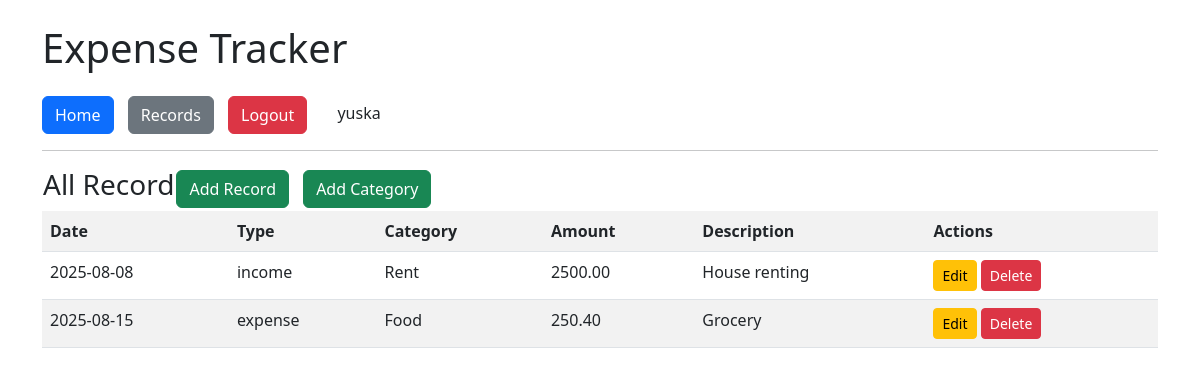
The page /records/ (signed in) on the database its author committed.
### models/models.py (models this page shows)
class User(db.Model, UserMixin):
    id = db.Column(db.Integer, primary_key=True)
    username = db.Column(db.String(50), unique=True, nullable=False)
    password = db.Column(db.String(200), nullable=False)
    records = db.relationship("Record", backref="user", lazy=True)
    categories = db.relationship("Category", backref="user", lazy=True)

class Record(db.Model):
    id = db.Column(db.Integer, primary_key=True)
    date = db.Column(db.String(20), nullable=False)
    type = db.Column(db.String(10), nullable=False)
    category = db.Column(db.String(50), nullable=False)
    amount = db.Column(db.Float, nullable=False)
    description = db.Column(db.String(200))
    user_id = db.Column(db.Integer, db.ForeignKey("user.id"), nullable=False)

### routes/records.py (the view)
@records_bp.route("/")
@login_required
def list_records():
    records = Record.query.filter_by(user_id=current_user.id).all()
    return render_template("records.html", records=records)

### app.py (called while the page is built)
def create_app():
    app = Flask(__name__)
    app.config.from_object(Config)
    db.init_app(app)
    from routes.auth import auth_bp
    from routes.home import home_bp
    from routes.records import records_bp
    from routes.categories import categories_bp
    app.register_blueprint(auth_bp)
    app.register_blueprint(home_bp)
    app.register_blueprint(records_bp)
    app.register_blueprint(categories_bp)
    login_manager = LoginManager()
    login_manager.init_app(app)
    login_manager.login_view = "auth.login"
    @login_manager.user_loader
    def load_user(user_id):
        return User.query.get(int(user_id))
    return app

### templates/records.html
{% extends "base.html" %}
{% block content %}
<table>
	<tr>
		<th>
			<h3>All Record</h3>
		</th>
		<th>
			<nav>
				<a href="{{ url_for('records.add_record') }}" class="btn btn-success">Add Record</a>
				<a href="{{ url_for('categories.add_category') }}" class="btn btn-success">Add Category</a>
			</nav>
		</th>
	</tr>
</table>
<table class="table table-striped">
	<tr>
		<th>Date</th><th>Type</th><th>Category</th><th>Amount</th><th>Description</th><th>Actions</th>
  	</tr>
	{% for r in records %}
	<tr>
		<td>{{ r.date }}</td>
		<td>{{ r.type }}</td>
		<td>{{ r.category }}</td>
		<td>{{ "%.2f"|format(r.amount) }}</td>
		<td>{{ r.description }}</td>
		<td>
			<a href="{{ url_for('records.edit_record', id=r.id) }}" class="btn btn-warning btn-sm">Edit</a>
			<a href="{{ url_for('records.delete_record', id=r.id) }}" class="btn btn-danger btn-sm">Delete</a>
	    </td>
	</tr>
	{% endfor %}
</table>
{% endblock %}

### templates/base.html (shortened to what this page needs)
<!DOCTYPE html>
<html>
<head>
	<link rel="stylesheet" href="{{ url_for('static', filename='css/style.css') }}">
	<link rel="stylesheet" href="https://cdn.jsdelivr.net/npm/bootstrap@5.3.0/dist/css/bootstrap.min.css">
</head>
<body class="container mt-4">
	<h1 class="mb-4">Expense Tracker</h1>
	<nav>
		<a href="{{ url_for('home.index') }}" class="btn btn-primary">Home</a>
		<a href="{{ url_for('records.list_records') }}" class="btn btn-secondary">Records</a>
		{% if current_user.is_authenticated %}
        <a href="{{ url_for('auth.logout') }}" class="btn btn-danger">Logout</a>
        <span class="ms-3">{{ current_user.username }}</span>
    	{% else %}
        <a href="{{ url_for('auth.login') }}" class="btn btn-success">Login</a>
        <a href="{{ url_for('auth.register') }}" class="btn btn-info">Register</a>
    {% endif %}
	</nav>
	<hr>
	{% block content %}{% endblock %}
</body>
</html>

### static/css/style.css (style rules this page uses)
body { background-color: #f8f9fa; font-family: Arial, sans-serif; }
h1, h3 { color: #333; }
nav a { margin-right: 10px; }

### rows shown on the page
User: username "yuska"
Record: date "2025-08-08", type "income", category "Rent", amount "2500.00", description "House renting"
Record: date "2025-08-15", type "expense", category "Food", amount "250.40", description "Grocery"
